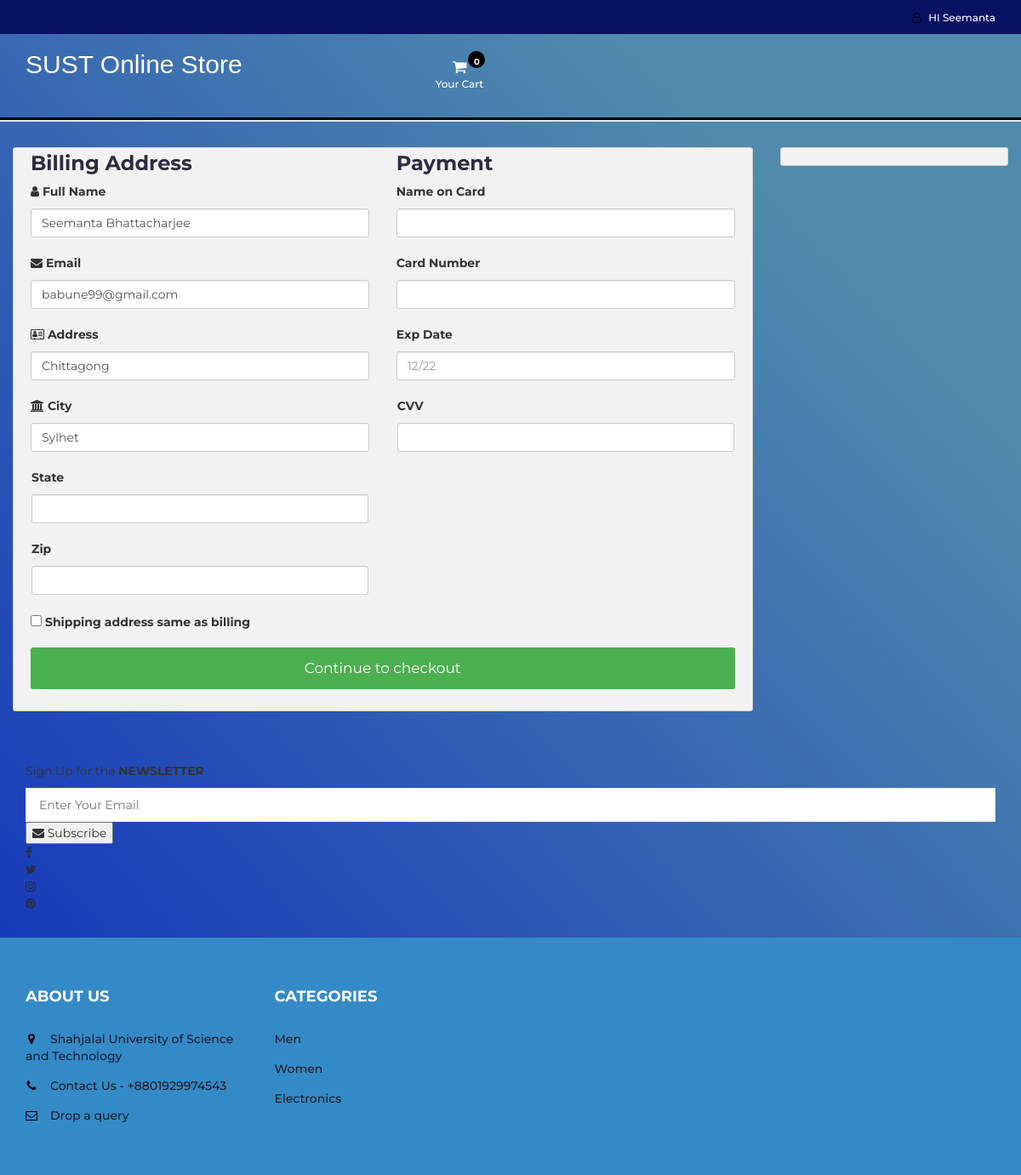
The page /checkout.php (signed in) on the database its author committed.
### tables this page shows
CREATE TABLE `user_info` (
  `user_id` int(10) NOT NULL,
  `first_name` varchar(100) NOT NULL,
  `last_name` varchar(100) NOT NULL,
  `email` varchar(300) NOT NULL,
  `password` varchar(300) NOT NULL,
  `mobile` varchar(10) NOT NULL,
  `address1` varchar(300) NOT NULL,
  `address2` varchar(11) NOT NULL
);

### checkout.php (the view, shortened to what this page needs)
<?php
include "db.php";
include "header.php";
?>
<section class="section">
	<div class="container-fluid">
		<div class="row-checkout">
		<?php
		if(isset($_SESSION["uid"])){
			$sql = "SELECT * FROM user_info WHERE user_id='$_SESSION[uid]'";
			$query = mysqli_query($con,$sql);
			$row=mysqli_fetch_array($query);
		echo'
			<div class="col-75">
				<div class="container-checkout">
				<form id="checkout_form" action="checkout_process.php" method="POST" class="was-validated">
					<div class="row-checkout">
					<div class="col-50">
						<h3>Billing Address</h3>
						<label for="fname"><i class="fa fa-user" ></i> Full Name</label>
						<input type="text" id="fname" class="form-control" name="firstname" pattern="^[a-zA-Z ]+$"  value="'.$row["first_name"].' '.$row["last_name"].'">
						<label for="email"><i class="fa fa-envelope"></i> Email</label>
						<input type="text" id="email" name="email" class="form-control" pattern="^[_a-z0-9-]+(\.[_a-z0-9-]+)*@[a-z0-9]+(\.[a-z]{2,4})$" value="'.$row["email"].'" required>
						<label for="adr"><i class="fa fa-address-card-o"></i> Address</label>
						<input type="text" id="adr" name="address" class="form-control" value="'.$row["address1"].'" required>
						<label for="city"><i class="fa fa-institution"></i> City</label>
						<input type="text" id="city" name="city" class="form-control" value="'.$row["address2"].'" pattern="^[a-zA-Z ]+$" required>
						<div class="row">
						<div class="col-50">
							<label for="state">State</label>
							<input type="text" id="state" name="state" class="form-control" pattern="^[a-zA-Z ]+$" required>
						</div>
						<div class="col-50">
							<label for="zip">Zip</label>
							<input type="text" id="zip" name="zip" class="form-control" pattern="^[0-9]{6}(?:-[0-9]{4})?$" required>
						</div>
						</div>
					</div>
					<div class="col-50">
						<h3>Payment</h3>
						<label for="cname">Name on Card</label>
						<input type="text" id="cname" name="cardname" class="form-control" pattern="^[a-zA-Z ]+$" required>
						<div class="form-group" id="card-number-field">
                        <label for="cardNumber">Card Number</label>
                        <input type="text" class="form-control" id="cardNumber" name="cardNumber" required>
                    </div>
						<label for="expdate">Exp Date</label>
						<input type="text" id="expdate" name="expdate" class="form-control" pattern="^((0[1-9])|(1[0-2]))\/(\d{2})$" placeholder="12/22"required>
						<div class="row">
						<div class="col-50">
							<div class="form-group CVV">
								<label for="cvv">CVV</label>
								<input type="text" class="form-control" name="cvv" id="cvv" required>
						</div>
						</div>
					</div>
					</div>
					</div>
					<label><input type="CHECKBOX" name="q" class="roomselect" value="conform" required> Shipping address same as billing
					</label>';
					$total=0;
					$total_count=$_POST['total_count'];
				echo'
				<input type="hidden" name="total_count" value="'.$total_count.'">
					<input type="hidden" name="total_price" value="'.$total.'">
					<input type="submit" id="submit" value="Continue to checkout" class="checkout-btn">
				</form>
				</div>
			</div>
			';
		}else{
			echo"<script>window.location.href = 'cart.php'</script>";
		}
		?>
			<div class="col-25">
				<div class="container-checkout">
				</div>
			</div>
		</div>
	</div>
</section>
		<div id="newsletter" class="section">
			<div class="container">
				<div class="row">
					<div class="col-md-12">
						<div class="newsletter">
							<p>Sign Up for the <strong>NEWSLETTER</strong></p>
							<form >
								<input class="input" type="email" placeholder="Enter Your Email">
								<button class="newsletter-btn"><i class="fa fa-envelope"></i> Subscribe</button>
							</form>
							<ul class="newsletter-follow">
								<li>
									<a href="#"><i class="fa fa-facebook"></i></a>
								</li>
								<li>
									<a href="#"><i class="fa fa-twitter"></i></a>
								</li>
								<li>
									<a href="#"><i class="fa fa-instagram"></i></a>
								</li>
								<li>
									<a href="#"><i class="fa fa-pinterest"></i></a>
								</li>
							</ul>
						</div>
					</div>
				</div>
			</div>
		</div>
<?php
include "footer.php";
?>

### header.php (shortened to what this page needs)
<!DOCTYPE html>
<html lang="en">
	<head>
		<link type="text/css" rel="stylesheet" href="css/bootstrap.min.css"/>
		<link type="text/css" rel="stylesheet" href="css/slick.css"/>
		<link type="text/css" rel="stylesheet" href="css/slick-theme.css"/>
		<link rel="stylesheet" href="css/font-awesome.min.css">
		<link type="text/css" rel="stylesheet" href="css/style.css"/>
		<link type="text/css" rel="stylesheet" href="css/accountbtn.css"/>
    </head>
	<body>
		<header>
			<div id="top-header">
				<div class="container">
					<ul class="header-links pull-right">
						<li><?php
                             include "db.php";
                            if(isset($_SESSION["uid"])){
                                $sql = "SELECT first_name FROM user_info WHERE user_id='$_SESSION[uid]'";
                                $query = mysqli_query($con,$sql);
                                $row=mysqli_fetch_array($query);
                                echo '
                               <div class="dropdownn">
                                  <a href="#" class="dropdownn" data-toggle="modal" data-target="#myModal" ><i class="fa fa-user-o"></i> HI '.$row["first_name"].'</a>
                                  <div class="dropdownn-content">
                                    <a href="" data-toggle="modal" data-target="#profile"><i class="fa fa-user-circle" aria-hidden="true" ></i>My Profile</a>
                                    <a href="logout.php"  ><i class="fa fa-sign-in" aria-hidden="true"></i>Log out</a>
                                  </div>
                                </div>';
                            }
                                             ?>
                                </li>
					</ul>
				</div>
			</div>
			<div id="header">
				<div class="container">
					<div class="row">
						<div class="col-md-3">
							<div class="header-logo">
								<a href="#" class="logo">
								<font style="font-style:bold; font-size: 30px;color: white;font-family: sans-serif"><a style="color:white">SUST Online Store</a>
                                    </font>
								</a>
							</div>
						</div>
						<div class="col-md-3 clearfix">
							<div class="header-ctn">
								<div class="dropdown">
									<a class="dropdown-toggle" data-toggle="dropdown" aria-expanded="true">
										<i class="fa fa-shopping-cart"></i>
										<span>Your Cart</span>
										<div class="badge qty">0</div>
									</a>
									</div>
							</div>
						</div>
					</div>
				</div>
			</div>
		</header>
		<nav id='navigation'>
		</nav>

### css/style.css (style rules this page uses)
body { font-family: 'Montserrat', sans-serif; font-weight: 400; background-image: linear-gradient(-134deg, #508bad 20%, #0e2dbb 100%); }
h1, h2, h3, h4, h5, h6 { color: #2B2D42; font-weight: 700; margin: 0 0 10px; }
a { color: #2B2D42; font-weight: 500; -webkit-transition: 0.2s color; transition: 0.2s color; }
ul, ol { margin: 0; padding: 0; list-style: none }
.input { height: 40px; padding: 0px 15px; border: 1px solid #E4E7ED; background-color: #FFF; width: 100%; }
.section { padding-top: 30px; padding-bottom: 30px; }
#top-header { padding-top: 10px; padding-bottom: 10px; background-color: #1E1F29; }
.header-links li { display: inline-block; margin-right: 15px; font-size: 12px; }
.header-links li:last-child { margin-right: 0px; }
.header-links li a { color: #FFF; }
.header-links li i { color: #000000; margin-right: 5px; }
#header { padding-top: 15px; padding-bottom: 15px; background-image: linear-gradient(-135deg, #53c0ff 100%); }
.header-logo { float: left; }
.header-ctn { float: right; padding: 15px 0px; }
.header-ctn>div { display: inline-block; }
.header-ctn>div>a { display: block; position: relative; width: 90px; text-align: center; color: #FFF; }
.header-ctn>div>a>i { display: block; font-size: 18px; }
.header-ctn>div>a>span { font-size: 12px; }
.header-ctn>div>a>.qty { position: absolute; right: 15px; top: -10px; width: 20px; height: 20px; line-height: 20px; text-align: center; border-radius: 50%; font-size: 10px; color: #FFF; background-color: #000000; }
#navigation { background: #FFF; border-bottom: 2px solid #E4E7ED; border-top: 3px solid #000000; }

### css/accountbtn.css (style rules this page uses)
.dropdownn { position: relative; display: inline-block; }

### header.php (style rules this page uses)
#navigation { background: #blue; background: -webkit-linear-gradient(to right, #white, #blue); background: linear-gradient(to right, #white, #blue); }
#header { background: #white; background: -webkit-linear-gradient(to right, #black, #black); background: linear-gradient(to right, #black, #black); }
#top-header { background: #white; background: -webkit-linear-gradient(to right, #061161, #061161); background: linear-gradient(to right, #061161, #061161); }

### checkout.php (style rules this page uses)
.row-checkout { display: -ms-flexbox; display: flex; -ms-flex-wrap: wrap; flex-wrap: wrap; margin: 0 -16px; }
.col-25 { -ms-flex: 25%; flex: 25%; }
.col-50 { -ms-flex: 50%; flex: 50%; }
.col-75 { -ms-flex: 75%; flex: 75%; }
.col-25, .col-50, .col-75 { padding: 0 16px; }
.container-checkout { background-color: #f2f2f2; padding: 5px 20px 15px 20px; border: 1px solid lightgrey; border-radius: 3px; }
input[type=text] { width: 100%; margin-bottom: 20px; padding: 12px; border: 1px solid #ccc; border-radius: 3px; }
label { margin-bottom: 10px; display: block; }
.checkout-btn { background-color: #4CAF50; color: white; padding: 12px; margin: 10px 0; border: none; width: 100%; border-radius: 3px; cursor: pointer; font-size: 17px; }

### rows shown on the page
user_info: first_name "Seemanta", firstname "Seemanta Bhattacharjee", email "babune99@gmail.com", address "Chittagong", city "Sylhet"
